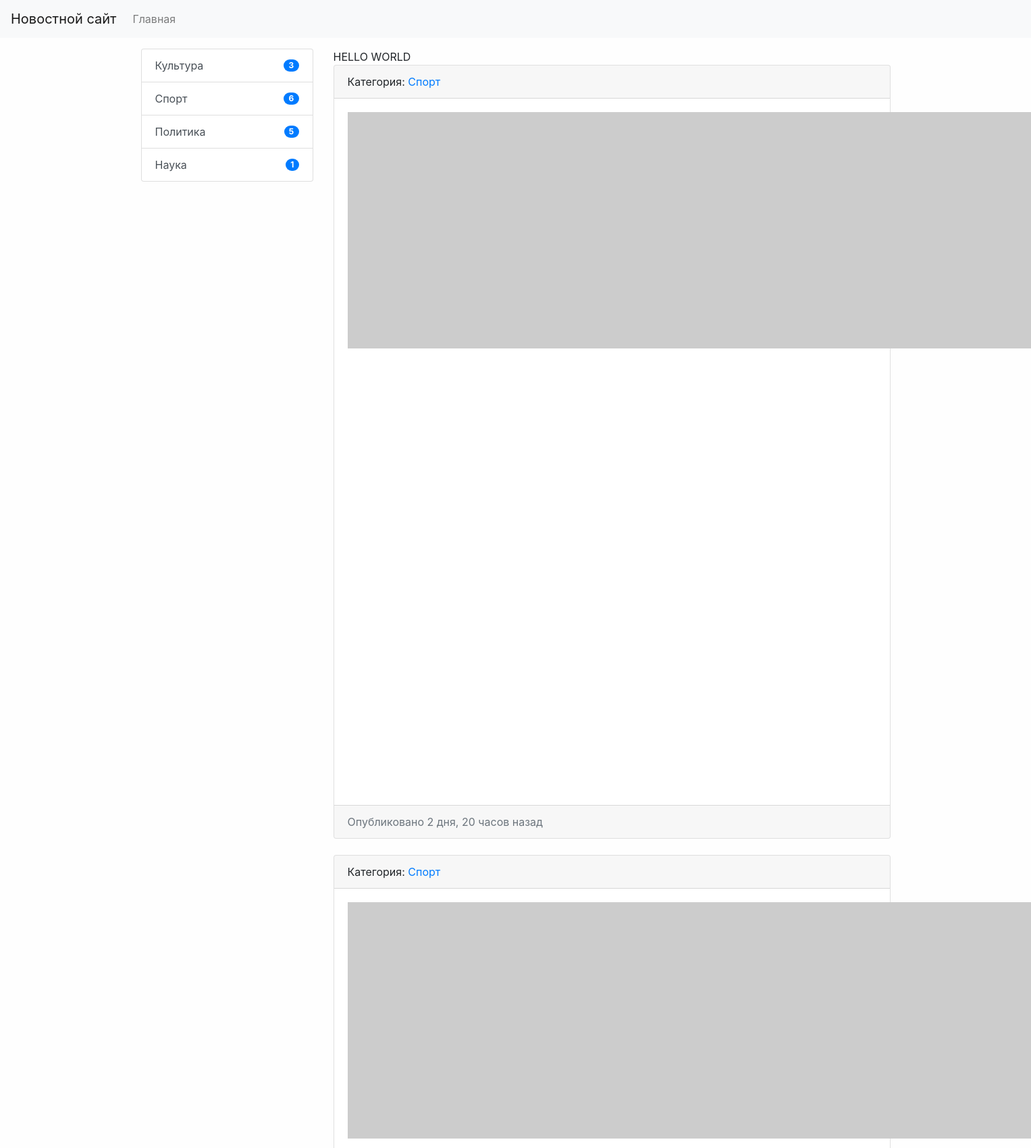
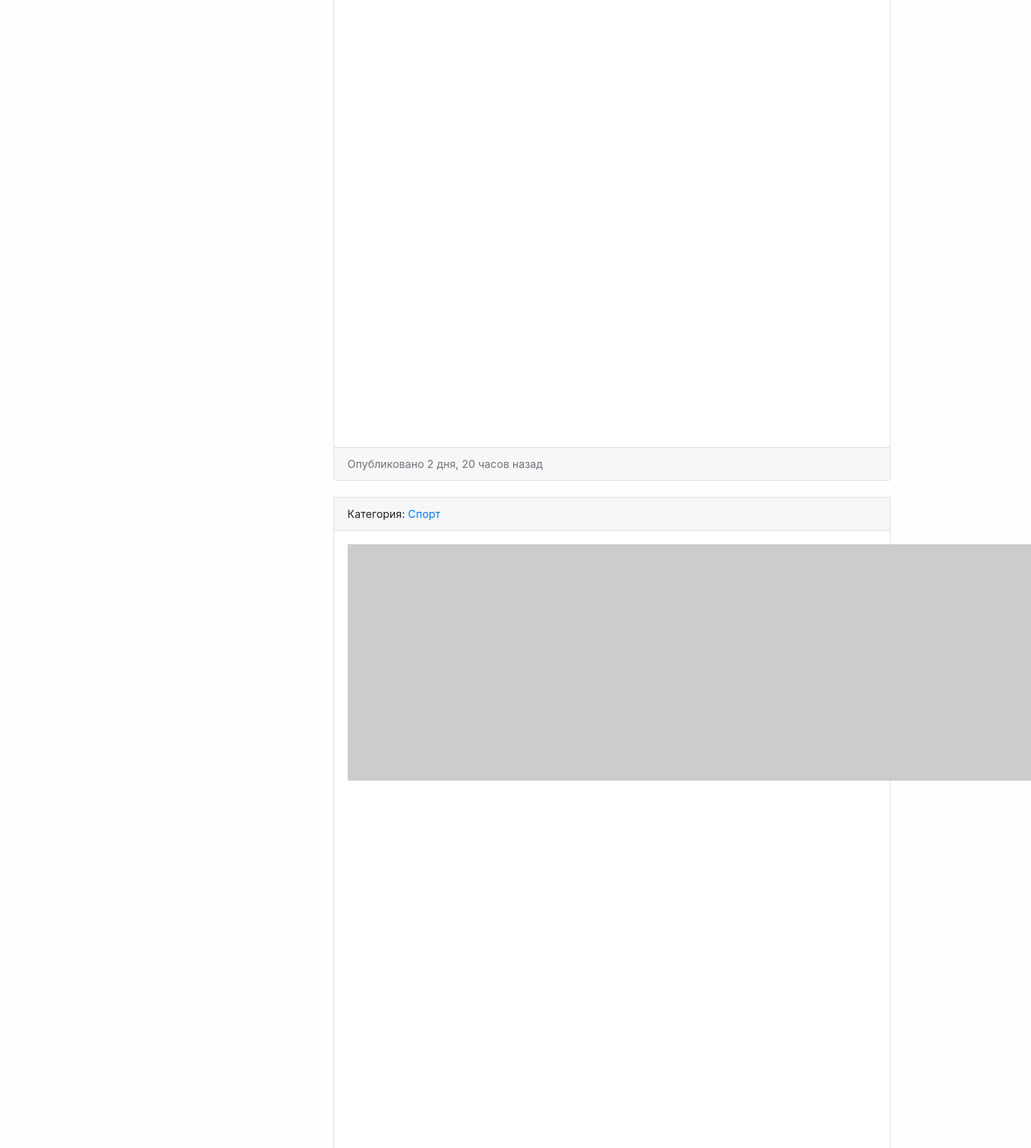
The page / (upper part) on the database its author committed (2 pictures, top to bottom).
### news/models.py (models this page shows, shortened)
class Category(models.Model):
    title = models.CharField(max_length=150, db_index=True, verbose_name="Наименование категории")
    def get_absolute_url(self):
        return reverse('category', kwargs={"category_id": self.pk})
    class Meta:
        verbose_name = "Категория"
        verbose_name_plural = "Категории"
        ordering = ["title"]
    def __str__(self):
        return self.title

class News(models.Model):
    title = models.CharField(max_length=150, verbose_name="Наименование")
    content = models.TextField(blank=True, verbose_name="Контент")
    created_at = models.DateTimeField(auto_now_add=True, verbose_name="Дата публикации")
    updated_at = models.DateTimeField(auto_now=True, verbose_name="Обновлено")
    photo = models.ImageField(
        upload_to="photos/%Y/%m/%d/", verbose_name="Фото", blank=True
    )
    is_published = models.BooleanField(default=True, verbose_name="Опубликовано")
    category = models.ForeignKey("Category", on_delete=models.PROTECT, verbose_name="Категория")
    views = models.IntegerField(default=0)
    def get_absolute_url(self):
        return reverse('view_news', kwargs={'pk': self.pk})
    class Meta:
        verbose_name = "Новость"
        verbose_name_plural = "Новости"
        ordering = ["-created_at"]

### news/views.py (the view)
# urls.py: path("", HomeNews.as_view(), name="home"),
class HomeNews(MyMixin, ListView):
    model = News
    template_name = 'news/home_news_list.html'
    context_object_name = 'news'
    extra_context = {
        'title': 'Главная',
    }
    mixin_prop = 'hello world'
    def get_context_data(self, *, object_list=None, **kwargs):
        context = super().get_context_data(**kwargs)
        context['title'] = self.get_upper('Главная страница')
        context['mixin_prop'] = self.get_prop()
        return context
    def get_queryset(self):
        return News.objects.filter(is_published=True).select_related('category')

### news/templatetags/news_tags.py (called while the page is built)
@register.inclusion_tag('news/list_categories.html')
def show_categories(arg1='Hello', arg2='world'):
    categories = Category.objects.annotate(cnt=Count('news')).filter(cnt__gt=0)
    return {"categories": categories, "arg1": arg1, "arg2": arg2}

### news/utils.py (called while the page is built)
    def get_prop(self):
        return self.mixin_prop.upper()

    def get_upper(self, s):
        if isinstance(s, str):
            return s.upper()
        else:
            return s.title.upper()

### news/templates/news/home_news_list.html (shortened to what this page needs)
{% extends "base.html" %}
{% block sidebar %}
    {% include "inc/_sidebar.html" %}
{% endblock %}
{% block content %}
        {{ mixin_prop }}
        {% for item in news %}
            <div class="card mb-4">
                <div class="card-header">
                    Категория: <a href="{{ item.category.get_absolute_url }}">{{ item.category }}</a>
                </div>
                <div class="card-body">
                    <div class="media">
                        {% if item.photo %}
                            <img src="{{ item.photo.url }}" alt="news photo" width="350px" class="mr-3">
                        {% else %}
                            <img src="https://picsum.photos/id/1060/350/233/?blur=2" alt="news photo" class="mr-3">
                        {% endif %}
                    </div>
                </div>
                <div class="card-footer text-muted">
                    <span>Опубликовано {{ item.created_at|timesince }} назад</span>
                </div>
            </div>
        {% endfor %}
{% endblock %}

### templates/base.html (shortened to what this page needs)
{% load static %}
<!doctype html>
<html lang="en">
<head>
    <link rel="stylesheet" href="{% static 'bootstrap/css/bootstrap.min.css' %}">
    <link rel="stylesheet" href="{% static 'css/style.css' %}">
</head>
<body>
{% include "inc/_nav.html" %}
<div class="container mt-3">
    <div class="row">
        <div class="col-md-3">
            {% block sidebar %}{% endblock %}
        </div>
        <div class="col-md-9">
            {% block content %}{% endblock %}
        </div>
    </div>
</div>
</body>
</html>

### templates/inc/_nav.html (shortened to what this page needs)
<nav class="navbar navbar-expand-lg navbar-light bg-light">
    <a class="navbar-brand" href="{% url 'home' %}">Новостной сайт</a>
    <div class="collapse navbar-collapse" id="navbarSupportedContent">
      <ul class="navbar-nav mr-auto">
        <li class="nav-item">
          <a class="nav-link" href="{% url 'home' %}">Главная</a>
        </li>
      </ul>
    </div>
  </nav>

### templates/inc/_sidebar.html (shortened to what this page needs)
{% load news_tags %}
{% show_categories %}

### news/templates/news/list_categories.html
<div class="list-group">
    {% for item in categories %}
        <a href="{{ item.get_absolute_url }}"
           class="list-group-item list-group-item-action d-flex justify-content-between align-items-center">{{ item.title }} <span class="badge badge-primary badge-pill">{{ item.cnt }}</span></a>
    {% endfor %}
</div>

### mysite/static/css/style.css (style rules this page uses)
body { background-color: #fefefe; }

### rows shown on the page
Category: title "Культура", cnt "3"
Category: title "Спорт", cnt "6"
Category: title "Политика", cnt "5"
Category: title "Наука", cnt "1"
News: category "Спорт", created_at "2 дня, 20 часов"
News: category "Спорт", created_at "2 дня, 20 часов"
News: category "Спорт"

### other values the page prints
{{ mixin_prop }} "HELLO WORLD"
